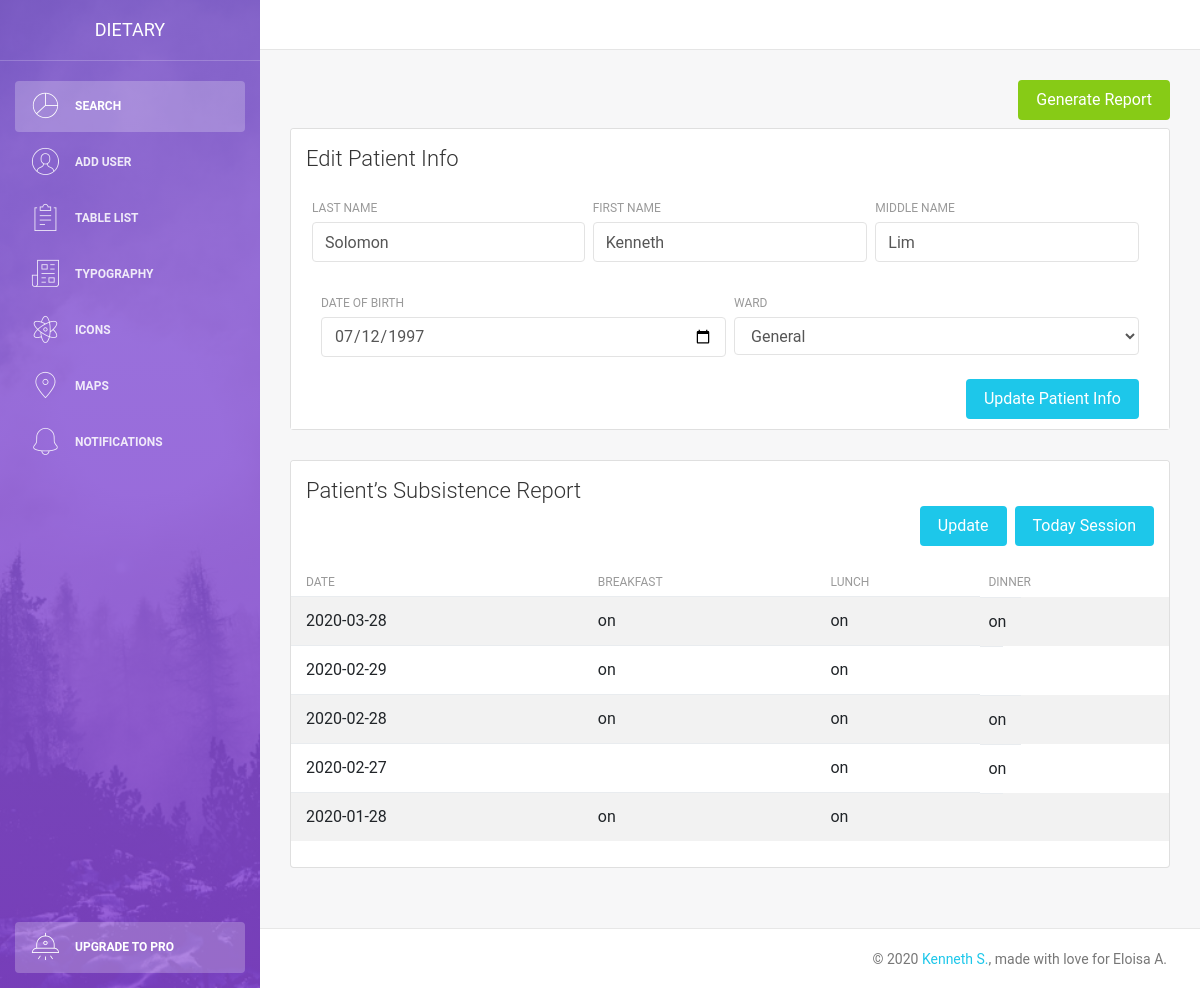
Before: /searchList.php?uId=k75j52f63675bsbjxsh with the older database file.
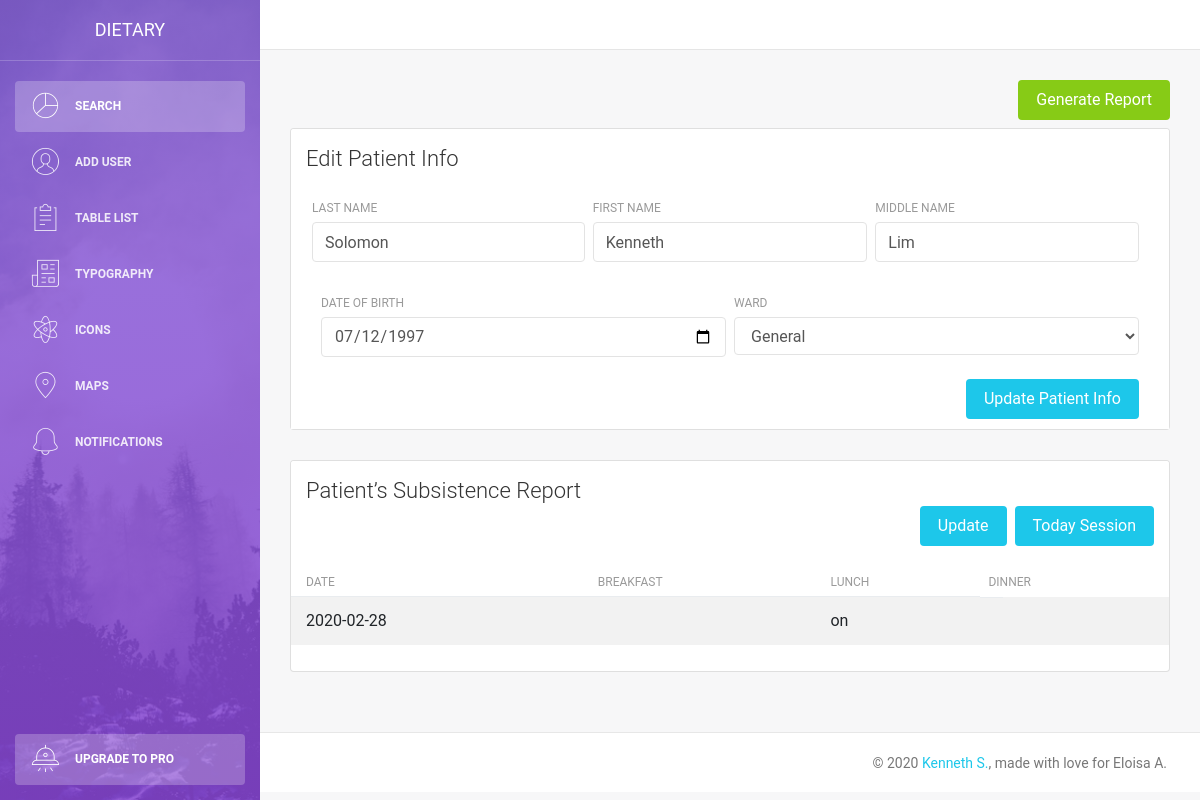
After: the same page with the newer database file.
### tables this page shows
CREATE TABLE `patient` (
  `id` int(12) NOT NULL,
  `uId` varchar(25) NOT NULL,
  `lastName` varchar(255) NOT NULL,
  `firstName` varchar(255) NOT NULL,
  `middleName` varchar(255) NOT NULL,
  `dateOfBirth` date DEFAULT NULL,
  `createdAt` datetime(6) DEFAULT current_timestamp(6),
  `ward` varchar(255) NOT NULL
);

CREATE TABLE `patientsubsistence` (
  `id` int(12) NOT NULL,
  `pId` varchar(255) NOT NULL,
  `month` varchar(12) DEFAULT NULL,
  `year` varchar(12) DEFAULT NULL,
  `date` date NOT NULL,
  `breakfast` varchar(225) NOT NULL,
  `lunch` varchar(225) NOT NULL,
  `dinner` varchar(225) NOT NULL,
  `day1` varchar(255) DEFAULT NULL,
  `day2` varchar(255) DEFAULT NULL,
  `day3` varchar(255) DEFAULT NULL,
  `day4` varchar(255) DEFAULT NULL,
  `day5` varchar(255) DEFAULT NULL,
  `day6` varchar(255) DEFAULT NULL,
  `day7` varchar(255) DEFAULT NULL,
  `day8` varchar(255) DEFAULT NULL,
  `day9` varchar(255) DEFAULT NULL,
  `day10` varchar(255) DEFAULT NULL,
  `day11` varchar(255) DEFAULT NULL,
  `day12` varchar(255) DEFAULT NULL,
  `day13` varchar(255) DEFAULT NULL,
  `day14` varchar(255) DEFAULT NULL,
  `day15` varchar(255) DEFAULT NULL,
  `day16` varchar(255) DEFAULT NULL,
  `day17` varchar(255) DEFAULT NULL,
  `day18` varchar(255) DEFAULT NULL,
  `day19` varchar(255) DEFAULT NULL,
  `day20` varchar(255) DEFAULT NULL,
  `day21` varchar(255) DEFAULT NULL,
  `day22` varchar(255) DEFAULT NULL,
  `day23` varchar(255) DEFAULT NULL,
  `day24` varchar(255) DEFAULT NULL,
  `day25` varchar(255) DEFAULT NULL,
  `day26` varchar(255) DEFAULT NULL,
  `day27` varchar(255) DEFAULT NULL,
  `day28` varchar(255) DEFAULT NULL,
  `day29` varchar(255) DEFAULT NULL,
  `day30` varchar(255) DEFAULT NULL,
  `day31` varchar(255) DEFAULT NULL
);

### components/sessionList.php (the view)
<?php
$pId = $_GET['uId'];
$query = "SELECT * FROM patientsubsistence WHERE pId = '$pId' ORDER BY date DESC";
$result = mysqli_query($conn, $query);
if (mysqli_num_rows($result) > 0) {
    while ($row = mysqli_fetch_assoc($result)) {
        echo '
        <tr>
            <td>' . $row['date'] . '</td>
            <td>' . $row['breakfast'] . '</td>
            <td>' . $row['lunch'] . '</td>
            <td>' . $row['dinner'] . '</td>
        </tr>
';
    }
}

### searchList.php (shortened to what this page needs)
<?php include('server.php'); ?>
<!DOCTYPE html>
<html lang="en">
<head>
    <link rel="stylesheet" href="https://maxcdn.bootstrapcdn.com/font-awesome/latest/css/font-awesome.min.css" />
    <link href="./assets/css/bootstrap.min.css" rel="stylesheet" />
    <link href="./assets/css/light-bootstrap-dashboard.css?v=2.0.0 " rel="stylesheet" />
    <link href="./assets/css/demo.css" rel="stylesheet" />
</head>
<body>
    <div class="wrapper">
        <?php include_once './components/sidebar.php' ?>
        <div class="main-panel">
            <nav class="navbar navbar-expand-lg " color-on-scroll="500">
            </nav>
            <div class="content">
                    <div class="container">
                        <div class="row">
                            <div class="col-md-12">
                                <button type="submit" name="generateReportBtn" data-toggle="modal" data-target="#generateReportsModal" class="btn btn-success btn-fill pull-right mb-2">Generate Report</button>
                            </div>
                        </div>
                        <div class="row">
                            <div class="col-md-12 ">
                                <div class="card">
                                    <div class="card-header">
                                        <h4 id="patientInfo" class="card-title">Edit Patient Info</h4>
                                        <?php
                                        include_once 'components/patientInfo.php';
                                        ?>
                                    </div>
                                </div>
                            </div>
                        </div>
                        <div class="row">
                            <div class="col-md-12">
                                <div class="card strpied-tabled-with-hover">
                                    <div class="card-header ">
                                        <h4 class="card-title">Patient’s Subsistence Report</h4>
                                        <button type="submit" data-toggle="modal" data-target="#sessionModal" class="btn btn-info btn-fill pull-right">Today Session</button>
                                        <a href="action.php?updateSession=1" type="submit" name="updateSession" class="btn btn-info btn-fill pull-right mr-2">Update</a>
                                    </div>
                                    <div class="card-body table-full-width table-responsive">
                                        <table class="table table-hover table-striped">
                                            <thead>
                                                <tr>
                                                    <th>Date</th>
                                                    <th>Breakfast</th>
                                                    <th>Lunch</th>
                                                    <th>Dinner</th>
                                                </tr>
                                            </thead>
                                            <tbody>
                                                <?php include_once './components/sessionList.php' ?>
                                            </tbody>
                                        </table>
                                    </div>
                                </div>
                            </div>
                        </div>
                    </div>
                </div>
                <?php include_once './components/footer.php' ?>
            </div>
        </div>
</body>
</html>

### components/sidebar.php
<div class="sidebar" data-image="../assets/img/sidebar-5.jpg">
    <div class="sidebar-wrapper">
        <div class="logo">
            <a href="http://www.creative-tim.com" class="simple-text">
                Dietary
            </a>
        </div>
        <ul class="nav">
            <li class="nav-item active">
                <a class="nav-link" href="index.php">
                    <i class="nc-icon nc-chart-pie-35"></i>
                    <p>Search</p>
                </a>
            </li>
            <li>
                <a data-toggle="modal" data-target="#addUserModal" class="nav-link">
                    <i class="nc-icon nc-circle-09"></i>
                    <p>Add User</p>
                </a>
            </li>
            <li>
                <a class="nav-link" href="./table.html">
                    <i class="nc-icon nc-notes"></i>
                    <p>Table List</p>
                </a>
            </li>
            <li>
                <a class="nav-link" href="./typography.html">
                    <i class="nc-icon nc-paper-2"></i>
                    <p>Typography</p>
                </a>
            </li>
            <li>
                <a class="nav-link" href="./icons.html">
                    <i class="nc-icon nc-atom"></i>
                    <p>Icons</p>
                </a>
            </li>
            <li>
                <a class="nav-link" href="./maps.html">
                    <i class="nc-icon nc-pin-3"></i>
                    <p>Maps</p>
                </a>
            </li>
            <li>
                <a class="nav-link" href="./notifications.html">
                    <i class="nc-icon nc-bell-55"></i>
                    <p>Notifications</p>
                </a>
            </li>
            <li class="nav-item active active-pro">
                <a class="nav-link active" href="upgrade.html">
                    <i class="nc-icon nc-alien-33"></i>
                    <p>Upgrade to PRO</p>
                </a>
            </li>
        </ul>
    </div>
</div>

### components/patientInfo.php
<?php
$pId = $_GET['uId'];
$query = "SELECT * FROM patient WHERE uId = '$pId'";
$result = mysqli_query($conn, $query);
if (mysqli_num_rows($result) > 0) {
    while ($row = mysqli_fetch_assoc($result)) {
        echo '
<div class="card-body" id="patientInfo">
    <form method="post" action="action.php">
        <div class="row">
            <input type="hidden" class="form-control" name="pId" id="pId" value="' . $row['uId'] . '" required>
            <div class="col-md-4 pr-1">
                <div class="form-group">
                    <label>Last Name</label>
                    <input type="text" class="form-control" placeholder="Last Name" name="lastName" id="lastName" value="' . $row['lastName'] . '" required>
                </div>
            </div>
            <div class="col-md-4 px-1">
                <div class="form-group">
                    <label>First Name</label>
                    <input type="text" class="form-control" placeholder="First Name" name="firstName" id="firstName" value="' . $row['firstName'] . '" required>
                </div>
            </div>
            <div class="col-md-4 pl-1">
                <div class="form-group">
                    <label>Middle Name</label>
                    <input type="text" class="form-control" placeholder="Middle Name" name="middleName" id="middleName" value="' . $row['middleName'] . '" required>
                </div>
            </div>
        </div>
        <div class="row">
            <div class="col-md-6 pr-1">
                <div class="form-group">
                    <label>Date of Birth</label>
                    <input type="date" class="form-control" placeholder="Date of Birth" name="dateOfBirth" id="dateOfBirth" value="' . $row['dateOfBirth'] . '" required>
                </div>
            </div>
            <div class="col-md-6 pl-1">
                <div class="form-group">
                    <label>Ward</label>
                    <select id="ward" name="ward" class="form-control" required>
                        <option value="' . $row['ward'] . '">' . $row['ward'] . '</option>
                        <option value="General">General</option>
                        <option value="Pedia/Surgery">Pedia/Surgery</option>
                        <option value="OB">OB</option>
                        <option value="Rehy/ISO">Rehy/ISO</option>
                    </select>
                </div>
            </div>
        </div>
        <button type="submit" name="updatePatientBtn" class="btn btn-info btn-fill pull-right ml-3">Update Patient Info</button>
        <div class="clearfix"></div>
    </form>
</div>
';
    }
}

### components/footer.php (shortened to what this page needs)
<footer class="footer">
    <div class="container-fluid">
        <nav>
            <p class="copyright text-center">
                ©
                <a href="http://www.fb.com/synecders">Kenneth S.</a>, made with love for Eloisa A.
            </p>
        </nav>
    </div>
</footer>

Changed rows visible on the page:
removed patientsubsistence: date "2020-03-28", breakfast "on", lunch "on", dinner "on"
removed patientsubsistence: date "2020-02-29", breakfast "on", lunch "on"
removed patientsubsistence: date "2020-02-28", breakfast "on", lunch "on", dinner "on"
removed patientsubsistence: date "2020-02-27", lunch "on", dinner "on"
removed patientsubsistence: date "2020-01-28", breakfast "on", lunch "on"
added patientsubsistence: date "2020-02-28", lunch "on"
